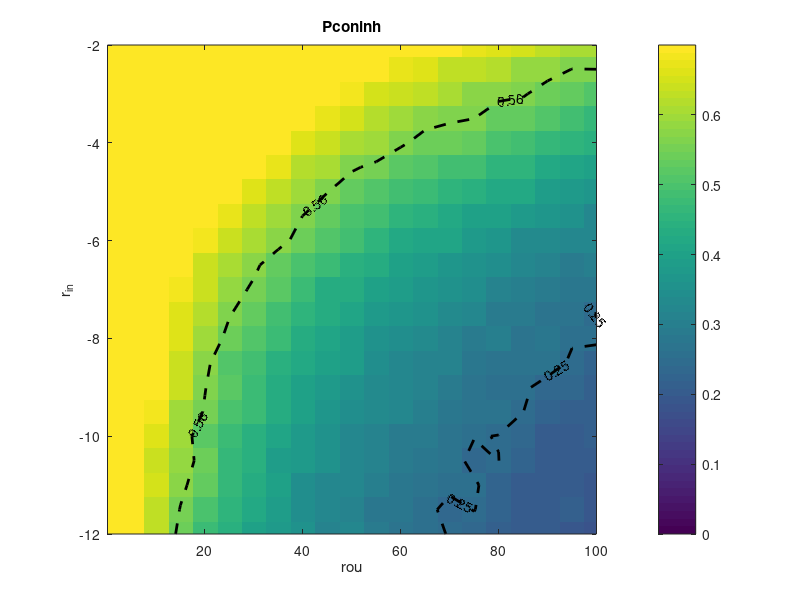
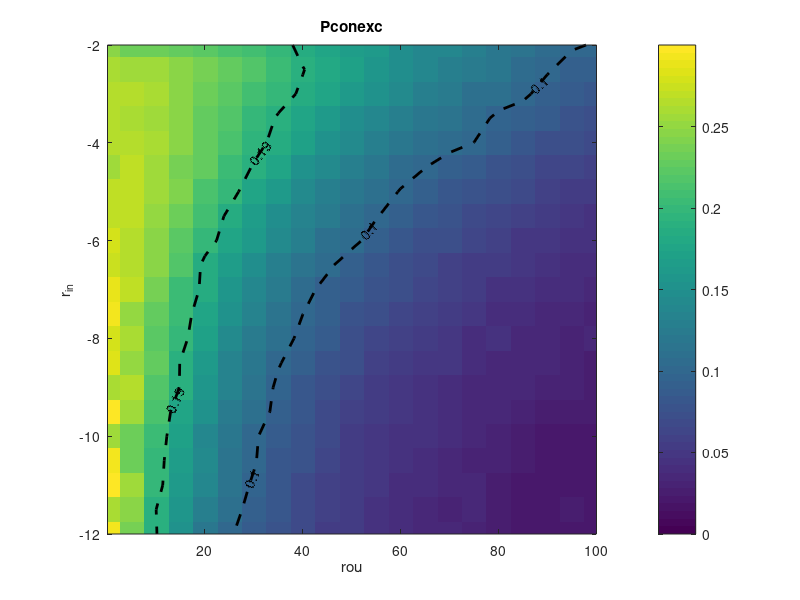
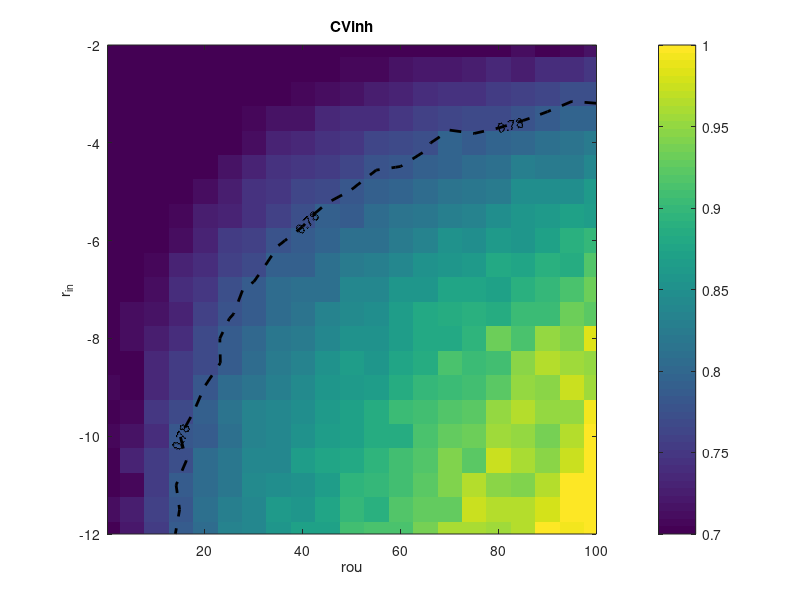
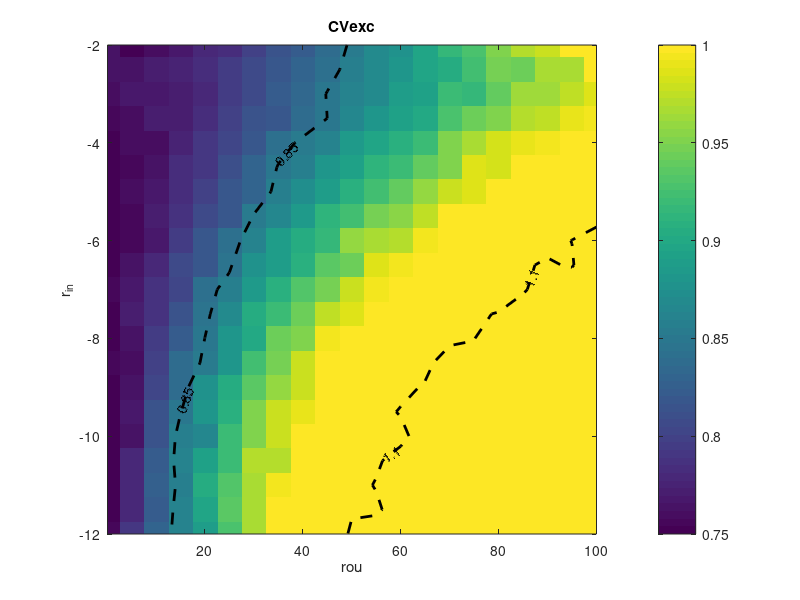

Write MATLAB code to recreate these figures, in order.
clear
clc
%close all
beta = 0;
rou_range = [0.1,5:5:100];

f = 0.2;

load fmincon_structure_map_load_at_numerical_capacity_th120and_140.mat
rin_range = rin_ind_range;
figure,imagesc(a_range,rin_range,Pcon_inh)
hold on 
[C,h] = contour(a_range,rin_range,Pcon_inh,[0.25,0.56], 'LineColor', 'k','LineStyle','--','LineWidth',2); 
clabel(C,h)
colorbar 
axis xy
xlabel('rou')
ylabel('r_{in}')
title('Pconinh')
axis square
caxis([0 0.7])

figure,imagesc(a_range,rin_range,Pcon_exc)
hold on 
[C,h] = contour(a_range,rin_range,Pcon_exc,[0.1,0.19], 'LineColor', 'k','LineStyle','--','LineWidth',2); 
clabel(C,h)
colorbar 
axis xy
xlabel('rou')
ylabel('r_{in}')
title('Pconexc')
axis square
caxis([0 0.3])

figure,imagesc(a_range,rin_range,CV_inh)
hold on 
[C,h] = contour(a_range,rin_range,CV_inh,[0.78,0.78], 'LineColor', 'k','LineStyle','--','LineWidth',2); 
clabel(C,h)
colorbar 
axis xy
xlabel('rou')
ylabel('r_{in}')
title('CVinh')
axis square
caxis([0.7 1])

figure,imagesc(a_range,rin_range,CV_exc)
hold on 
[C,h] = contour(a_range,rin_range,CV_exc,[0.85,1.1], 'LineColor', 'k','LineStyle','--','LineWidth',2); 
clabel(C,h)
colorbar 
axis xy
xlabel('rou')
ylabel('r_{in}')
title(['CVexc'])
axis square
caxis([0.75 1])
